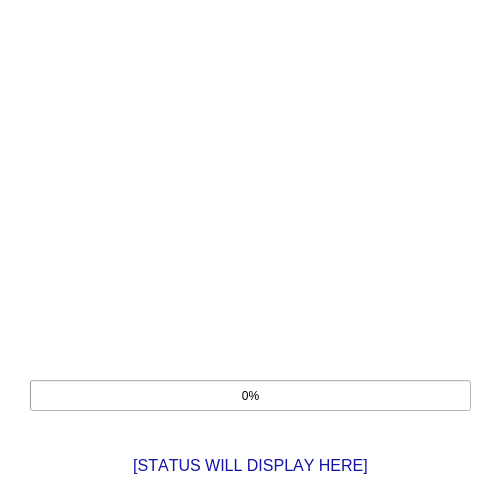
<?xml version="1.0" encoding="UTF-8"?>
<ui version="4.0">
 <class>Form_LoadScreen</class>
 <widget class="QWidget" name="Form_LoadScreen">
  <property name="enabled">
   <bool>true</bool>
  </property>
  <property name="geometry">
   <rect>
    <x>0</x>
    <y>0</y>
    <width>500</width>
    <height>500</height>
   </rect>
  </property>
  <property name="minimumSize">
   <size>
    <width>500</width>
    <height>500</height>
   </size>
  </property>
  <property name="maximumSize">
   <size>
    <width>500</width>
    <height>500</height>
   </size>
  </property>
  <property name="font">
   <font>
    <family>Arial</family>
   </font>
  </property>
  <property name="windowTitle">
   <string>Form_LoadScreen</string>
  </property>
  <property name="styleSheet">
   <string notr="true">background-color: white;</string>
  </property>
  <widget class="QLabel" name="label_Logo">
   <property name="geometry">
    <rect>
     <x>0</x>
     <y>-20</y>
     <width>501</width>
     <height>481</height>
    </rect>
   </property>
   <property name="text">
    <string/>
   </property>
   <property name="pixmap">
    <pixmap>Images/Logos/logo_drone_only.png</pixmap>
   </property>
   <property name="alignment">
    <set>Qt::AlignCenter</set>
   </property>
  </widget>
  <widget class="QProgressBar" name="progressBar">
   <property name="geometry">
    <rect>
     <x>30</x>
     <y>380</y>
     <width>441</width>
     <height>31</height>
    </rect>
   </property>
   <property name="maximum">
    <number>100</number>
   </property>
   <property name="value">
    <number>0</number>
   </property>
   <property name="invertedAppearance">
    <bool>false</bool>
   </property>
   <property name="textDirection">
    <enum>QProgressBar::TopToBottom</enum>
   </property>
  </widget>
  <widget class="QLabel" name="label_StatusText">
   <property name="geometry">
    <rect>
     <x>30</x>
     <y>440</y>
     <width>441</width>
     <height>51</height>
    </rect>
   </property>
   <property name="font">
    <font>
     <family>Arial</family>
     <kerning>false</kerning>
    </font>
   </property>
   <property name="text">
    <string>&lt;html&gt;&lt;head/&gt;&lt;body&gt;&lt;p&gt;&lt;span style=&quot; font-size:12pt; color:#1315a6;&quot;&gt;[STATUS WILL DISPLAY HERE]&lt;/span&gt;&lt;/p&gt;&lt;/body&gt;&lt;/html&gt;</string>
   </property>
   <property name="scaledContents">
    <bool>false</bool>
   </property>
   <property name="alignment">
    <set>Qt::AlignCenter</set>
   </property>
   <property name="wordWrap">
    <bool>true</bool>
   </property>
  </widget>
 </widget>
 <resources/>
 <connections/>
</ui>
